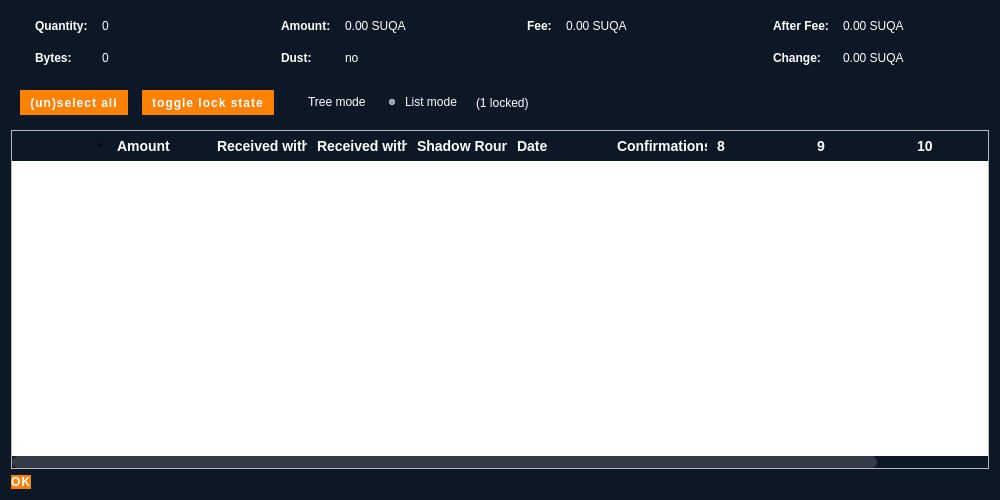
<?xml version="1.0" encoding="UTF-8"?>
<ui version="4.0">
 <class>CoinControlDialog</class>
 <widget class="QDialog" name="CoinControlDialog">
  <property name="geometry">
   <rect>
    <x>0</x>
    <y>0</y>
    <width>1000</width>
    <height>500</height>
   </rect>
  </property>
  <property name="windowTitle">
   <string>Coin Selection</string>
  </property>
  <property name="styleSheet">
   <string notr="true"> /*******   BGcolor #0d1827  Orange #FF8204 */

QDialog#CoinControlDialog { /* Coin Control Dialog Window */
  background-color:#0d1827;
  color:#ffffff;
  }
  
  QDialog#CoinControlDialog .QLabel#labelCoinControlQuantityText { /* Coin Control Quantity Label */
  min-height:30px;
  padding-left:15px;
  color:#ffffff;
  }
  
  QDialog#CoinControlDialog .QLabel#labelCoinControlQuantity { /* Coin Control Quantity */
    color:#ffffff;
  min-height:30px;
  }
  
  QDialog#CoinControlDialog .QLabel#labelCoinControlBytesText { /* Coin Control Bytes Label */
  padding-left:15px;
  color:#ffffff;
  }
  
  QDialog#CoinControlDialog .QLabel#labelCoinControlBytes { /* Coin Control Bytes */
    color:#ffffff;
  }
  
  QDialog#CoinControlDialog .QLabel#labelCoinControlAmountText { /* Coin Control Amount Label */
  min-height:30px;
  padding-left:15px;
  color:#ffffff;
  }
  
  QDialog#CoinControlDialog .QLabel#labelCoinControlAmount { /* Coin Control Amount */
  min-height:30px;
  color:#ffffff;
  }
  
  QDialog#CoinControlDialog .QLabel#labelCoinControlPriorityText { /* Coin Control Priority Label */
  padding-left:15px;
  color:#ffffff;
  }
  
  QDialog#CoinControlDialog .QLabel#labelCoinControlPriority { /* Coin Control Priority */
    color:#ffffff;
  }
  
  QDialog#CoinControlDialog .QLabel#labelCoinControlFeeText { /* Coin Control Fee Label */
  min-height:30px;
  padding-left:15px;
  color:#ffffff;
  }
  
  QDialog#CoinControlDialog .QLabel#labelCoinControlFee { /* Coin Control Fee */
  min-height:30px;
  color:#ffffff;
  }
  
  QDialog#CoinControlDialog .QLabel#labelCoinControlLowOutputText { /* Coin Control Low Output Label */
  padding-left:15px;
  color:#ffffff;
  }
  
  QDialog#CoinControlDialog .QLabel#labelCoinControlLowOutput { /* Coin Control Low Output */
    color:#ffffff;
  }
  
  QDialog#CoinControlDialog .QLabel#labelCoinControlAfterFeeText { /* Coin Control After Fee Label */
  min-height:30px;
  padding-left:15px;
  color:#ffffff;
  }
  
  QDialog#CoinControlDialog .QLabel#labelCoinControlAfterFee { /* Coin Control After Fee */
  min-height:30px;
  color:#ffffff;
  }
  
  QDialog#CoinControlDialog .QLabel#labelCoinControlChangeText { /* Coin Control Change Label */
  padding-left:15px;
  color:#ffffff;
  }
  
  QDialog#CoinControlDialog .QLabel#labelCoinControlChange { /* Coin Control Change */
    color:#ffffff;
  }
 

QDialog#CoinControlDialog .QLabel#labelLocked { /* Coin Control Change */
    color:#ffffff;
  }


  QDialog#CoinControlDialog .QFrame#frame .QPushButton#pushButtonSelectAll { /* (un)select all button */
  padding-left:10px;
  padding-right:10px;
  min-height:25px;
  }
  
  QDialog#CoinControlDialog .QFrame#frame .QPushButton#pushButtonToggleLock { /* Toggle lock state button */
  padding-left:10px;
  padding-right:10px;
  min-height:25px;
  }
  
  QDialog#CoinControlDialog .QDialogButtonBox#buttonBox QPushButton { /* Coin Control 'OK' button */
  }
  
  QDialog#CoinControlDialog .QFrame#frame .QRadioButton#radioTreeMode { /* Coin Control Tree Mode Selector */
  color:#ffffff;
  background-color:transparent;
  }
  
  QDialog#CoinControlDialog .QFrame#frame .QRadioButton#radioListMode { /* Coin Control List Mode Selector */
  color:#ffffff;
  background-color:transparent;
  }
  
  QDialog#CoinControlDialog QHeaderView::section:first { /* Bug Fix: the number &quot;1&quot; displays in this table for some reason... */
  color:transparent;
  }
  
  QDialog#CoinControlDialog .CoinControlTreeWidget#treeWidget {
	/* Coin Control Widget Container */
	outline: 0;
	background-color: transparent;
	border: 0;
	alternate-background-color: transparent;
}
  

QDialog#CoinControlDialog .CoinControlTreeWidget#treeWidget::item {
	background-color:transparent;
	color:white;
	padding-left:0;
	border-bottom: 1px solid rgba(255, 255, 255, 0.05);
} 

QDialog#CoinControlDialog .CoinControlTreeWidget#treeWidget::item:selected {
	/* Coin Control Item (selected) */
	background-color: #313d4b;
	color: #fff;
}
QDialog#CoinControlDialog .CoinControlTreeWidget#treeWidget::item:checked {
	/* Coin Control Item (checked) */
	background-color: transparent;
	color: #fff;
}

QPushButton {
	/* Global Button Style */
	background-color: #FF8204;
	padding: 0.85em 2em;
	font-family: &quot;Montserrat&quot;;
	letter-spacing: 1px;
	border: 0;
	color: #ffffff;
	font-size: 12px;
	font-weight: bold;
	border-radius: 19px;
	text-transform: uppercase;
}
QPushButton:hover {
	background-color: #db7e20;
}
QPushButton:focus {
	border: none;
	outline: none;
}
QPushButton:pressed {
	border: 1px solid #333;
}



QTreeView::indicator:unchecked {
image:url(':/images/unchecked');
}

QTreeView::indicator:checked {
image:url(':/images/checked');
}

QTreeView::branch {
    background-color: transparent;
}
QTreeView::branch:open {
image:url(':/images/downArrow_small');
}
QTreeView::branch:closed:has-children {
image:url(':/images/rightArrow_small'); 

}

QFrame#frame  {
border : none;
}

QHeaderView { /* Table Header */
background-color:transparent;
}

QHeaderView::section { /* Table Header Sections */
background-color: transparent;
color: #fff;
min-height:30px;
font-weight: bold;
font-size: 14px;
border: 0;
padding-left: 5px;
padding-right: 5px;
}

QScrollBar {
	/* Scroll Bar */
}
QScrollBar:vertical {
	/* Vertical Scroll Bar Attributes */
	border: 0;
	background: transparent;
	width: 12px;
    margin: 0;

}
QScrollBar:horizontal {
	/* Horizontal Scroll Bar Attributes */
	border: 0;
	background: transparent;
	height: 12px;
    /* margin: 0px 18px 0px 18px; */
    margin:0;

}
QScrollBar::handle:vertical {
	/* Scroll Bar Slider - vertical */
	background: #333b46;
    border-radius: 6px;
    min-height:50px;
    width:3px;
    /* border:2px solid transparent; */


}

QScrollBar::handle:horizontal {
	/* Scroll Bar Slider - horizontal */
	background: #333b46;
    min-width: 50px;
    border-radius: 6px;
}
QScrollBar::add-page,
QScrollBar::sub-page {
	/* Scroll Bar Background */
	background: transparent;
}
QScrollBar::add-line:vertical,
QScrollBar::sub-line:vertical,
QScrollBar::add-line:horizontal,
QScrollBar::sub-line:horizontal {
	/* Define Arrow Button Dimensions */
	background: none;
	border: 0;
	width: 16px;
	height: 16px;
}
QScrollBar::add-line:vertical:pressed,
QScrollBar::sub-line:vertical:pressed,
QScrollBar::add-line:horizontal:pressed,
QScrollBar::sub-line:horizontal:pressed {
	background-color: #e0e0e0;
}
QScrollBar::sub-line:vertical {
	/* Vertical - top button position */
	subcontrol-position: top;
	subcontrol-origin: margin;
}
QScrollBar::add-line:vertical {
	/* Vertical - bottom button position */
	subcontrol-position: bottom;
	subcontrol-origin: margin;
}
QScrollBar::sub-line:horizontal {
	/* Vertical - left button position */
	subcontrol-position: left;
	subcontrol-origin: margin;
}
QScrollBar::add-line:horizontal {
	/* Vertical - right button position */
	subcontrol-position: right;
	subcontrol-origin: margin;
}
QScrollBar:up-arrow,
QScrollBar:down-arrow,
QScrollBar:left-arrow,
QScrollBar:right-arrow {
	/* Arrows Icon */
	width: 10px;
	height: 10px;
	display: none;
	opacity: 0;
}
QScrollBar:up-arrow {
	background: none;
}
QScrollBar:down-arrow {
    /* background-image: url(':/images/downArrow_small'); */
    background: none;
}
QScrollBar:left-arrow {
    /* background-image: url(':/images/leftArrow_small'); */
    background: none;
}
QScrollBar:right-arrow {
    /* background-image: url(':/images/rightArrow_small'); */
    background: none;
}
</string>
  </property>
  <layout class="QVBoxLayout" name="verticalLayout">
   <item>
    <layout class="QHBoxLayout" name="horizontalLayoutTop" stretch="0,0,0,0">
     <property name="topMargin">
      <number>0</number>
     </property>
     <property name="bottomMargin">
      <number>10</number>
     </property>
     <item>
      <layout class="QFormLayout" name="formLayoutCoinControl1">
       <property name="horizontalSpacing">
        <number>10</number>
       </property>
       <property name="verticalSpacing">
        <number>10</number>
       </property>
       <property name="leftMargin">
        <number>6</number>
       </property>
       <property name="rightMargin">
        <number>6</number>
       </property>
       <item row="0" column="0">
        <widget class="QLabel" name="labelCoinControlQuantityText">
         <property name="font">
          <font>
           <weight>75</weight>
           <bold>true</bold>
          </font>
         </property>
         <property name="text">
          <string>Quantity:</string>
         </property>
        </widget>
       </item>
       <item row="0" column="1">
        <widget class="QLabel" name="labelCoinControlQuantity">
         <property name="cursor">
          <cursorShape>IBeamCursor</cursorShape>
         </property>
         <property name="contextMenuPolicy">
          <enum>Qt::ActionsContextMenu</enum>
         </property>
         <property name="text">
          <string notr="true">0</string>
         </property>
         <property name="textInteractionFlags">
          <set>Qt::LinksAccessibleByMouse|Qt::TextSelectableByKeyboard|Qt::TextSelectableByMouse</set>
         </property>
        </widget>
       </item>
       <item row="1" column="0">
        <widget class="QLabel" name="labelCoinControlBytesText">
         <property name="font">
          <font>
           <weight>75</weight>
           <bold>true</bold>
          </font>
         </property>
         <property name="text">
          <string>Bytes:</string>
         </property>
        </widget>
       </item>
       <item row="1" column="1">
        <widget class="QLabel" name="labelCoinControlBytes">
         <property name="cursor">
          <cursorShape>IBeamCursor</cursorShape>
         </property>
         <property name="contextMenuPolicy">
          <enum>Qt::ActionsContextMenu</enum>
         </property>
         <property name="text">
          <string notr="true">0</string>
         </property>
         <property name="textInteractionFlags">
          <set>Qt::LinksAccessibleByMouse|Qt::TextSelectableByKeyboard|Qt::TextSelectableByMouse</set>
         </property>
        </widget>
       </item>
      </layout>
     </item>
     <item>
      <layout class="QFormLayout" name="formLayoutCoinControl2">
       <property name="horizontalSpacing">
        <number>10</number>
       </property>
       <property name="verticalSpacing">
        <number>10</number>
       </property>
       <property name="leftMargin">
        <number>6</number>
       </property>
       <property name="rightMargin">
        <number>6</number>
       </property>
       <item row="0" column="0">
        <widget class="QLabel" name="labelCoinControlAmountText">
         <property name="font">
          <font>
           <weight>75</weight>
           <bold>true</bold>
          </font>
         </property>
         <property name="text">
          <string>Amount:</string>
         </property>
        </widget>
       </item>
       <item row="0" column="1">
        <widget class="QLabel" name="labelCoinControlAmount">
         <property name="cursor">
          <cursorShape>IBeamCursor</cursorShape>
         </property>
         <property name="contextMenuPolicy">
          <enum>Qt::ActionsContextMenu</enum>
         </property>
         <property name="text">
          <string notr="true">0.00 SUQA</string>
         </property>
         <property name="textInteractionFlags">
          <set>Qt::LinksAccessibleByMouse|Qt::TextSelectableByKeyboard|Qt::TextSelectableByMouse</set>
         </property>
        </widget>
       </item>
       <item row="1" column="0">
        <widget class="QLabel" name="labelCoinControlLowOutputText">
         <property name="enabled">
          <bool>false</bool>
         </property>
         <property name="font">
          <font>
           <weight>75</weight>
           <bold>true</bold>
          </font>
         </property>
         <property name="text">
          <string>Dust:</string>
         </property>
        </widget>
       </item>
       <item row="1" column="1">
        <widget class="QLabel" name="labelCoinControlLowOutput">
         <property name="enabled">
          <bool>false</bool>
         </property>
         <property name="cursor">
          <cursorShape>IBeamCursor</cursorShape>
         </property>
         <property name="contextMenuPolicy">
          <enum>Qt::ActionsContextMenu</enum>
         </property>
         <property name="text">
          <string notr="true">no</string>
         </property>
         <property name="textInteractionFlags">
          <set>Qt::LinksAccessibleByMouse|Qt::TextSelectableByKeyboard|Qt::TextSelectableByMouse</set>
         </property>
        </widget>
       </item>
      </layout>
     </item>
     <item>
      <layout class="QFormLayout" name="formLayoutCoinControl3">
       <property name="horizontalSpacing">
        <number>10</number>
       </property>
       <property name="verticalSpacing">
        <number>10</number>
       </property>
       <property name="leftMargin">
        <number>6</number>
       </property>
       <property name="rightMargin">
        <number>6</number>
       </property>
       <item row="0" column="0">
        <widget class="QLabel" name="labelCoinControlFeeText">
         <property name="font">
          <font>
           <weight>75</weight>
           <bold>true</bold>
          </font>
         </property>
         <property name="text">
          <string>Fee:</string>
         </property>
        </widget>
       </item>
       <item row="0" column="1">
        <widget class="QLabel" name="labelCoinControlFee">
         <property name="cursor">
          <cursorShape>IBeamCursor</cursorShape>
         </property>
         <property name="contextMenuPolicy">
          <enum>Qt::ActionsContextMenu</enum>
         </property>
         <property name="text">
          <string notr="true">0.00 SUQA</string>
         </property>
         <property name="textInteractionFlags">
          <set>Qt::LinksAccessibleByMouse|Qt::TextSelectableByKeyboard|Qt::TextSelectableByMouse</set>
         </property>
        </widget>
       </item>
      </layout>
     </item>
     <item>
      <layout class="QFormLayout" name="formLayoutCoinControl4">
       <property name="horizontalSpacing">
        <number>10</number>
       </property>
       <property name="verticalSpacing">
        <number>10</number>
       </property>
       <property name="leftMargin">
        <number>6</number>
       </property>
       <property name="rightMargin">
        <number>6</number>
       </property>
       <item row="0" column="0">
        <widget class="QLabel" name="labelCoinControlAfterFeeText">
         <property name="font">
          <font>
           <weight>75</weight>
           <bold>true</bold>
          </font>
         </property>
         <property name="text">
          <string>After Fee:</string>
         </property>
        </widget>
       </item>
       <item row="0" column="1">
        <widget class="QLabel" name="labelCoinControlAfterFee">
         <property name="cursor">
          <cursorShape>IBeamCursor</cursorShape>
         </property>
         <property name="contextMenuPolicy">
          <enum>Qt::ActionsContextMenu</enum>
         </property>
         <property name="text">
          <string notr="true">0.00 SUQA</string>
         </property>
         <property name="textInteractionFlags">
          <set>Qt::LinksAccessibleByMouse|Qt::TextSelectableByKeyboard|Qt::TextSelectableByMouse</set>
         </property>
        </widget>
       </item>
       <item row="1" column="0">
        <widget class="QLabel" name="labelCoinControlChangeText">
         <property name="enabled">
          <bool>false</bool>
         </property>
         <property name="font">
          <font>
           <weight>75</weight>
           <bold>true</bold>
          </font>
         </property>
         <property name="text">
          <string>Change:</string>
         </property>
        </widget>
       </item>
       <item row="1" column="1">
        <widget class="QLabel" name="labelCoinControlChange">
         <property name="enabled">
          <bool>false</bool>
         </property>
         <property name="cursor">
          <cursorShape>IBeamCursor</cursorShape>
         </property>
         <property name="contextMenuPolicy">
          <enum>Qt::ActionsContextMenu</enum>
         </property>
         <property name="text">
          <string notr="true">0.00 SUQA</string>
         </property>
         <property name="textInteractionFlags">
          <set>Qt::LinksAccessibleByMouse|Qt::TextSelectableByKeyboard|Qt::TextSelectableByMouse</set>
         </property>
        </widget>
       </item>
      </layout>
     </item>
    </layout>
   </item>
   <item>
    <widget class="QFrame" name="frame">
     <property name="minimumSize">
      <size>
       <width>0</width>
       <height>40</height>
      </size>
     </property>
     <property name="frameShape">
      <enum>QFrame::StyledPanel</enum>
     </property>
     <property name="frameShadow">
      <enum>QFrame::Sunken</enum>
     </property>
     <layout class="QHBoxLayout" name="horizontalLayout">
      <item>
       <layout class="QHBoxLayout" name="horizontalLayoutPanel" stretch="0,0,0,0,0,0">
        <property name="spacing">
         <number>14</number>
        </property>
        <item>
         <widget class="QPushButton" name="pushButtonSelectAll">
          <property name="sizePolicy">
           <sizepolicy hsizetype="Maximum" vsizetype="Fixed">
            <horstretch>0</horstretch>
            <verstretch>0</verstretch>
           </sizepolicy>
          </property>
          <property name="text">
           <string>(un)select all</string>
          </property>
          <property name="autoDefault">
           <bool>false</bool>
          </property>
         </widget>
        </item>
        <item>
         <widget class="QPushButton" name="pushButtonToggleLock">
          <property name="sizePolicy">
           <sizepolicy hsizetype="Maximum" vsizetype="Fixed">
            <horstretch>0</horstretch>
            <verstretch>0</verstretch>
           </sizepolicy>
          </property>
          <property name="text">
           <string>toggle lock state</string>
          </property>
          <property name="autoDefault">
           <bool>false</bool>
          </property>
         </widget>
        </item>
        <item>
         <widget class="QRadioButton" name="radioTreeMode">
          <property name="sizePolicy">
           <sizepolicy hsizetype="Maximum" vsizetype="Fixed">
            <horstretch>0</horstretch>
            <verstretch>0</verstretch>
           </sizepolicy>
          </property>
          <property name="text">
           <string>Tree mode</string>
          </property>
         </widget>
        </item>
        <item>
         <widget class="QRadioButton" name="radioListMode">
          <property name="sizePolicy">
           <sizepolicy hsizetype="Maximum" vsizetype="Fixed">
            <horstretch>0</horstretch>
            <verstretch>0</verstretch>
           </sizepolicy>
          </property>
          <property name="text">
           <string>List mode</string>
          </property>
          <property name="checked">
           <bool>true</bool>
          </property>
         </widget>
        </item>
        <item>
         <widget class="QLabel" name="labelLocked">
          <property name="text">
           <string notr="true">(1 locked)</string>
          </property>
         </widget>
        </item>
        <item>
         <spacer name="horizontalSpacer">
          <property name="orientation">
           <enum>Qt::Horizontal</enum>
          </property>
          <property name="sizeHint" stdset="0">
           <size>
            <width>40</width>
            <height>20</height>
           </size>
          </property>
         </spacer>
        </item>
       </layout>
      </item>
     </layout>
    </widget>
   </item>
   <item>
    <widget class="CoinControlTreeWidget" name="treeWidget">
     <property name="contextMenuPolicy">
      <enum>Qt::CustomContextMenu</enum>
     </property>
     <property name="sortingEnabled">
      <bool>false</bool>
     </property>
     <property name="columnCount">
      <number>11</number>
     </property>
     <attribute name="headerShowSortIndicator" stdset="0">
      <bool>true</bool>
     </attribute>
     <attribute name="headerStretchLastSection">
      <bool>false</bool>
     </attribute>
     <column>
      <property name="text">
       <string/>
      </property>
     </column>
     <column>
      <property name="text">
       <string>Amount</string>
      </property>
     </column>
     <column>
      <property name="text">
       <string>Received with label</string>
      </property>
     </column>
     <column>
      <property name="text">
       <string>Received with address</string>
      </property>
     </column>
     <column>
      <property name="text">
       <string>Shadow Rounds</string>
      </property>
     </column>
     <column>
      <property name="text">
       <string>Date</string>
      </property>
     </column>
     <column>
      <property name="text">
       <string>Confirmations</string>
      </property>
      <property name="toolTip">
       <string>Confirmed</string>
      </property>
     </column>
     <column>
      <property name="text">
       <string/>
      </property>
     </column>
     <column>
      <property name="text">
       <string/>
      </property>
     </column>
     <column>
      <property name="text">
       <string/>
      </property>
     </column>
     <column>
      <property name="text">
       <string/>
      </property>
     </column>
    </widget>
   </item>
   <item>
    <widget class="QDialogButtonBox" name="buttonBox">
     <property name="sizePolicy">
      <sizepolicy hsizetype="Maximum" vsizetype="Fixed">
       <horstretch>0</horstretch>
       <verstretch>0</verstretch>
      </sizepolicy>
     </property>
     <property name="orientation">
      <enum>Qt::Horizontal</enum>
     </property>
     <property name="standardButtons">
      <set>QDialogButtonBox::Ok</set>
     </property>
    </widget>
   </item>
  </layout>
 </widget>
 <customwidgets>
  <customwidget>
   <class>CoinControlTreeWidget</class>
   <extends>QTreeWidget</extends>
   <header>qt/coincontroltreewidget.h</header>
  </customwidget>
 </customwidgets>
 <resources/>
 <connections/>
</ui>
